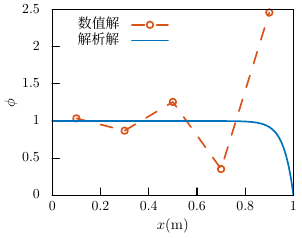

Source code (gnuplot):
set term tikz standalone color tightboundingbox size 8cm,6cm

reset

set style line 11 lt 1 lw 3 lc rgb '#0072bd' # blue
set style line 12 dt 2 lw 3 pt 6 ps 1.5 lc rgb '#d95319' # orange
set style line 13 lt 1 lw 3 lc rgb '#edb120' # yellow
set style line 14 lt 1 lw 3 lc rgb '#7e2f8e' # purple
set style line 15 lt 1 lw 3 lc rgb '#77ac30' # green
set style line 16 lt 1 lw 3 lc rgb '#4dbeee' # light-blue
set style line 17 lt 1 lw 3 lc rgb '#a2142f' # red

set border lw 2 

set xrange [0:1.0]
set xtics nomirror 0.2
set xlabel "\\zihao{5}$x(\\mathrm{m}$)"

set yrange [0:2.5]
set ytics nomirror 0.5
set ylabel "\\zihao{5}$\\phi$"

set key left top spacing 1.3

phi(x) = 1 + (1-exp(25*x))/(7.2*10**(10))

set output "FgFV_cd_cd_compare2.tex"
plot "FgFV_cd_cd_compare2.dat" u 1:2 w lp ls 12 title "数值解", \
     phi(x) w line ls 11 title "解析解"
     #phi(x) w line ls 11 title "$T_{exact}$"
